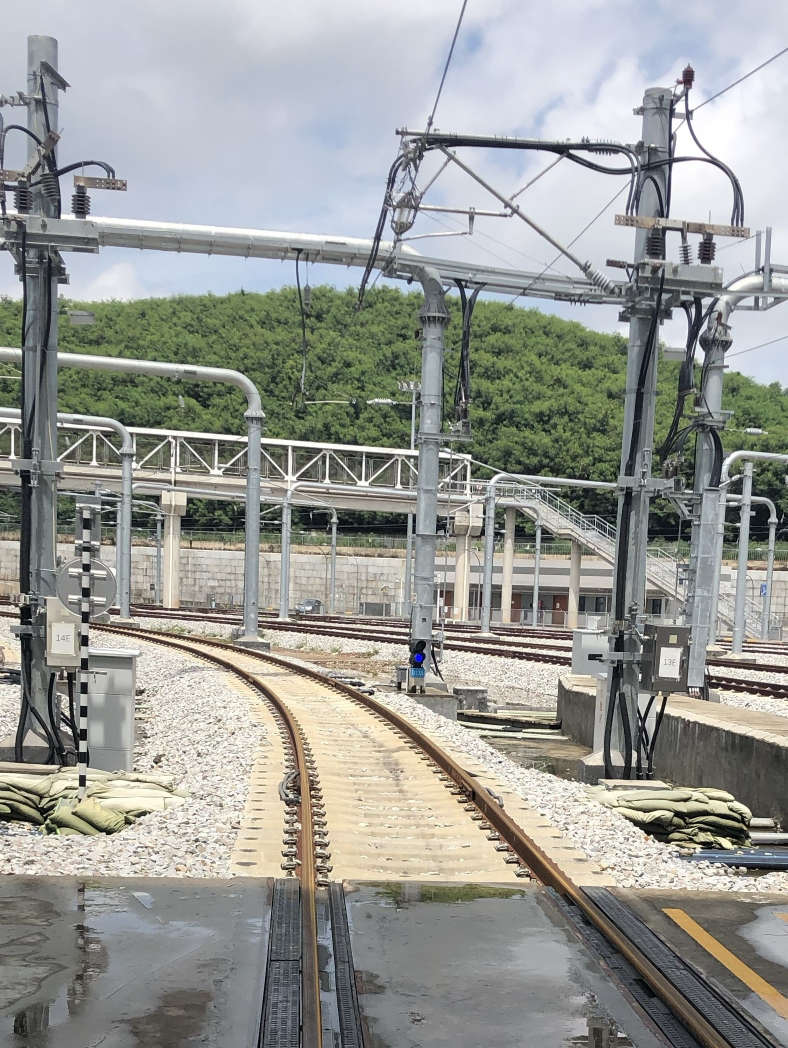
#> input picture images/rail_06.jpg, 1575 x 2096 px, found by its file name (shown at 1/2 size)
$ python canny_fast.py --input_dir images
#> lines starting #> are read from the running program, lines starting #| are printed output that depends on the picture
#| img.size (1575, 2096)
import scipy
import numpy
from PIL import Image
import math
from math import pi
import imageio
import cv2
import numpy as np
import argparse
import os
import sys
from matplotlib import pyplot as plt
import matplotlib.image as mpimg
from scipy import ndimage
from scipy.ndimage.filters import convolve
from scipy.special import softmax
import time
from time import gmtime, strftime

# [66 lines left out: functions fwrite, put_text_on_img, plot_and_save_func, not called in this run]

def gaussian_filter_gray(gray, sigma = 2.2):
#> called with sigma = 2.2
    print(f'call {sys._getframe().f_code.co_name}')

    gray_blur = ndimage.filters.gaussian_filter(gray, sigma)                           #gaussian low pass filter

    print(f'end of {sys._getframe().f_code.co_name}')

    return gray_blur

def sobel_filters(img):
    '''
    input:
        img: narray, blured image, 0~255
    output:
        Grad: narray, Grad, 0~255
        theta: [−π,π]
    '''
    print(f'call {sys._getframe().f_code.co_name}')
    Kx = np.array([[-1, 0, 1], [-2, 0, 2], [-1, 0, 1]], np.float32)
    Ky = np.array([[1, 2, 1], [0, 0, 0], [-1, -2, -1]], np.float32)

    Ix = ndimage.filters.convolve(img, Kx)
    Iy = ndimage.filters.convolve(img, Ky)

    Grad = np.hypot(Ix, Iy)
    Grad = Grad / Grad.max() * 255
    theta = np.arctan2(Iy, Ix).astype(np.float32) #[−π,π]
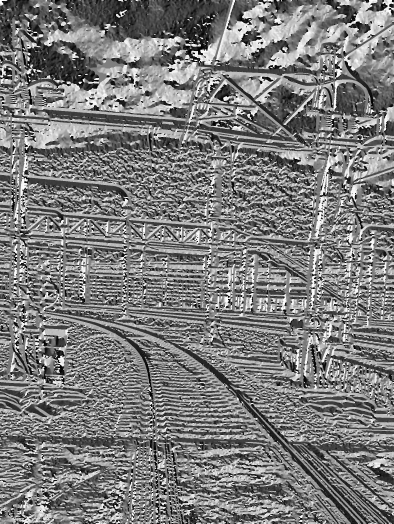
#> theta: shape (2096, 1575) float32 (shown at 1/4 size); min -3.14, max 3.14, mean -0.0875; drawn with min black and max white
    # angle = theta * 180. / np.pi
    # angle[angle < 0] += 180
    # return (Grad.astype(np.uint8), angle)
    print(f'end of {sys._getframe().f_code.co_name}')

    return (Grad.astype(np.uint8), theta)

def non_max_suppression(img, theta, debug = False):
    '''
    input:
        img: narray, Grad, 0~255
        theta: [−π,π]
    output:
        Z: narray, Grad after nms, 0~255
    '''
#> called with debug = True
    # [6 lines of commented-out code are left out]
    print(f'call {sys._getframe().f_code.co_name}')
    start = time.time()
    M, N = img.shape
    img = img.astype(np.uint8)
    Z = np.zeros((M,N), dtype=np.uint8)
    angle = theta * 180. / np.pi
    angle[angle < 0] += 180
    angle = angle.astype(np.float32)


    angle[(0 <= angle) * (angle< 22.5)] = 0
    angle[(157.5 <= angle) * (angle < 180)] = 0
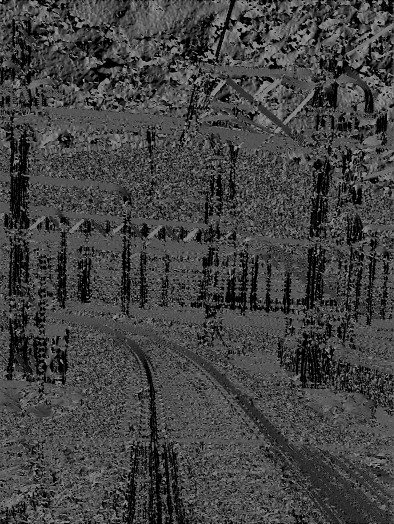
#> angle: shape (2096, 1575) float32 (shown at 1/4 size); min 0, max 180, mean 66.9
    angle[(22.5 <= angle) * (angle < 67.5)] = 45
    angle[(67.5 <= angle) * (angle < 112.5)] = 90
    angle[(112.5 <= angle) * (angle < 157.5)] = 135

    for i in range(1,M-1):
        for j in range(1,N-1):
            where = angle[i, j]
            try:
                if where == 0:
                    if (img[i, j] >= img[i, j - 1]) and (img[i, j] >= img[i, j + 1]):
                        Z[i,j] = img[i,j]
                elif where == 90:
                    if (img[i, j] >= img[i - 1, j]) and (img[i, j] >= img[i + 1, j]):
                        Z[i,j] = img[i,j]
                elif where == 135:
                    if (img[i, j] >= img[i - 1, j - 1]) and (img[i, j] >= img[i + 1, j + 1]):
                        Z[i,j] = img[i,j]
                elif where == 45:
                    if (img[i, j] >= img[i - 1, j + 1]) and (img[i, j] >= img[i + 1, j - 1]):
                        Z[i,j] = img[i,j]
            except IndexError as e:
                """ Todo: Deal with pixels at the image boundaries. """
                pass
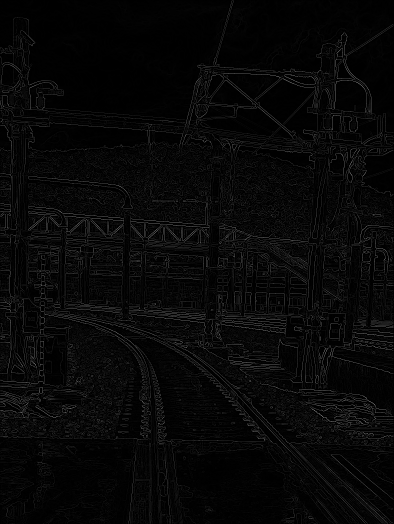
#> Z: shape (2096, 1575) (shown at 1/4 size); min 0, max 255, mean 7.3
    print(f'end of {sys._getframe().f_code.co_name}, costs {round(time.time()-start, 2)} s')
    return Z


def double_threshold(nms_grad, high_ratio = 0.15, low_ratio = 0.05 ):
    '''
    input:
        nms_grad: narray, 0~255
        high_ratio: high threshold ratio
        low_ratio: low threshold ratio
    output:
        strong_edge: narray, high threshold ~ 255
        weak_edge: narray, low threshold ~ high threshold
    '''
#> called with high_ratio = 0.15, low_ratio = 0.05
    print(f'call {sys._getframe().f_code.co_name}')
    start = time.time()

    # height, width = nms_grad.shape

    grad_peak = np.max(nms_grad)
#> grad_peak = 255
    high_thres = high_ratio*grad_peak
#> high_thres = 38.25
    low_thres = low_ratio*grad_peak
#> low_thres = 12.75

    # [10 lines of commented-out code are left out]

    strong_edge_mask = nms_grad>=high_thres
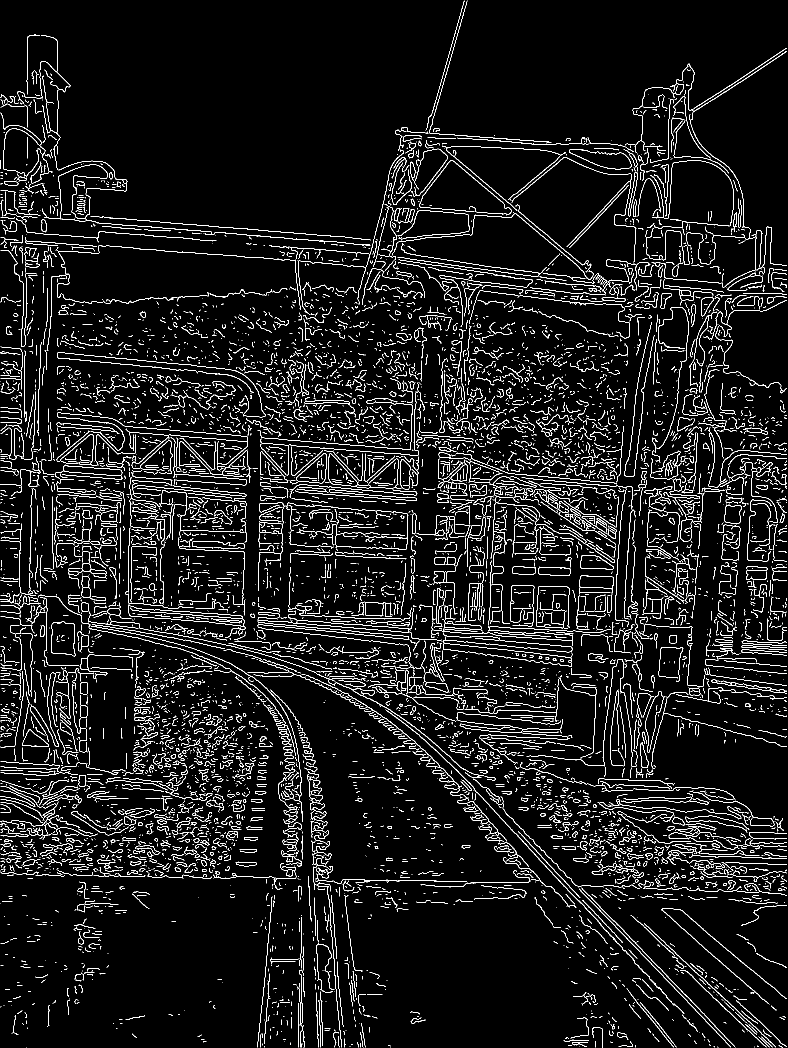
#> strong_edge_mask: shape (2096, 1575) bool (shown at 1/2 size); 6.5% white in thin lines or dots
    weak_edge_mask = (nms_grad>=low_thres)*(nms_grad<high_thres)
#> weak_edge_mask: shape (2096, 1575) bool; 5.5% white in thin lines or dots
    strong_edge = nms_grad*strong_edge_mask.copy()
    weak_edge = nms_grad*weak_edge_mask.copy()
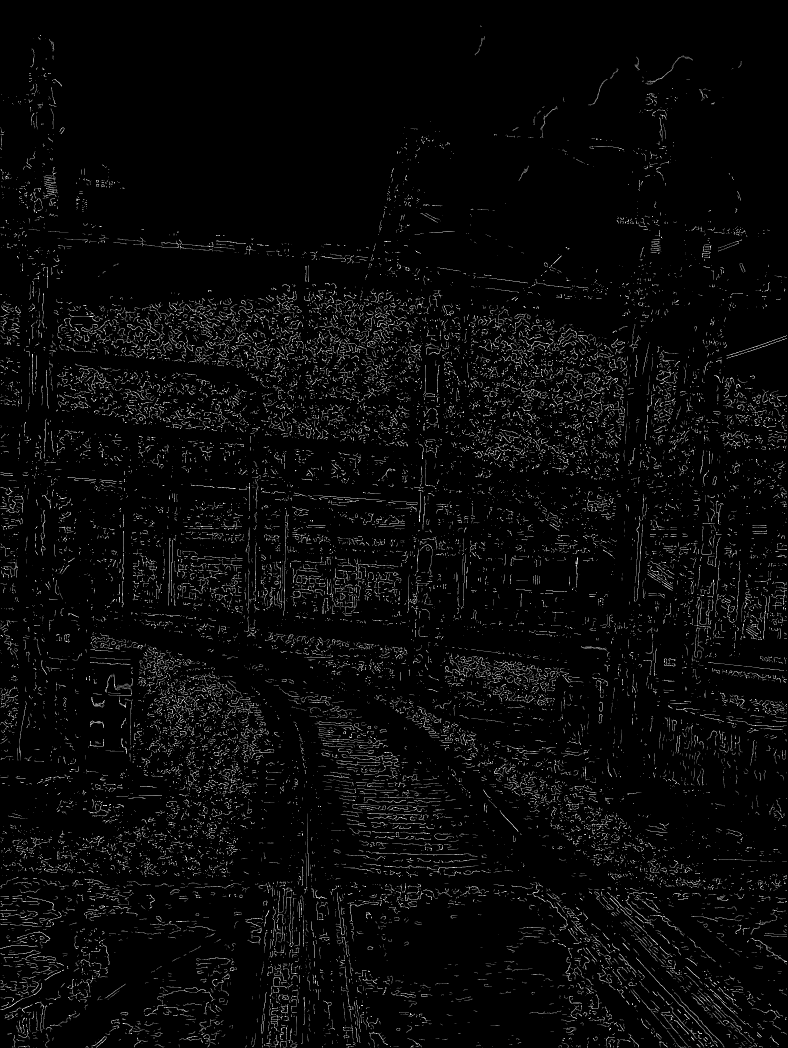
#> weak_edge: shape (2096, 1575) (shown at 1/2 size); min 0, max 38, mean 1.3; drawn with min black and max white

    print(f'end of {sys._getframe().f_code.co_name}, costs {round(time.time()-start, 2)} s')
    return strong_edge, weak_edge

# [60 lines left out: functions track_edge, open_alg_fun, not called in this run]


def main(args):
    img_filepath = args.img_filepath
    output_dir = args.output_dir

    if output_dir and not os.path.exists(output_dir):
        os.makedirs(output_dir)


    debug = True
    save_dist = False

    ##parameters
    sigma = 2.2
    # sigma = 5
    angle_std_thres = 70
    entropy_thres = 0.008

    plot_text = f'sigma:{sigma};std_thres{angle_std_thres};entropy_thres:{entropy_thres}'
    print(type(plot_text))

    res  = []
    mask_name = []
    # f = 'Lenna.png'
    f = img_filepath
    img_name = f.split('\\')[-1] if '\\' in f else f
    img_name_prefix = img_name.split('.')[0]

    img = Image.open(f).convert('L')                                          #grayscale
    print('img.size', img.size)
    sys.setrecursionlimit(img.size[0]*img.size[1]) ### set maximum recursion depth

    img = np.array(img, dtype = np.uint8)
    res.append(img.copy())
    if output_dir and save_dist:
        imageio.imwrite(os.path.join(output_dir, f'{img_name_prefix}_ori.jpg'), img)
    mask_name.append('ori')

    img_blur = gaussian_filter_gray(img.copy().astype(np.float32), sigma)                           #gaussian low pass filter

    sobel_grad, sobel_theta = sobel_filters(img_blur)
    res.append(sobel_grad.copy())
    res.append(sobel_theta.copy())
    if output_dir and save_dist:
        imageio.imwrite(os.path.join(output_dir, f'{img_name_prefix}_grad.jpg'), sobel_grad)
        imageio.imwrite(os.path.join(output_dir, f'{img_name_prefix}_angle.jpg'), sobel_theta)
    mask_name.append('grad')
    mask_name.append('angle')


    nms_grad = non_max_suppression(sobel_grad, sobel_theta.copy(), debug)
    res.append(nms_grad.copy())
    if output_dir and save_dist:
        imageio.imwrite(os.path.join(output_dir, f'{img_name_prefix}_nmsGrad.jpg'), nms_grad)
    mask_name.append('nmsGrad')


    strong_edge, weak_edge = double_threshold(nms_grad)
    res.append(weak_edge.copy())
    res.append(strong_edge.copy())
    if output_dir and save_dist:
        imageio.imwrite(os.path.join(output_dir, f'{img_name_prefix}_weakEdge.jpg'), weak_edge)
        imageio.imwrite(os.path.join(output_dir, f'{img_name_prefix}_strongEdge.jpg'), strong_edge)
    mask_name.append('weakEdge')
    mask_name.append('strongEdge')

#> (the run stopped early here; a loop or call above may not have finished)

$ run again, with images/0000000000000113.jpg copied over images/rail_06.jpg
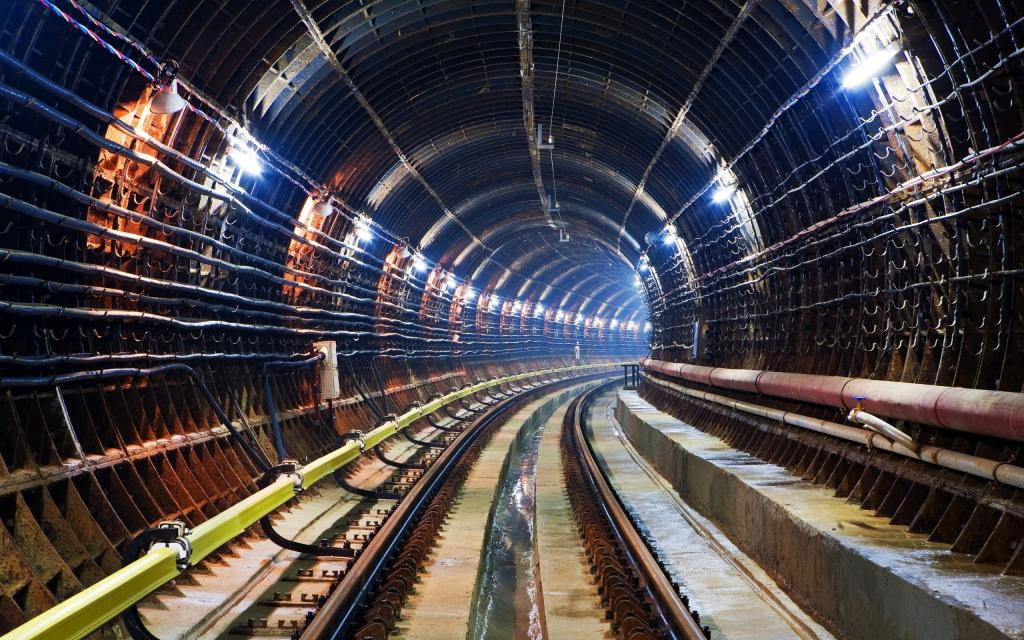
#> input picture images/0000000000000113.jpg, 1024 x 640 px, found by its file name
#| img.size (1024, 640)
#> after the loop in non_max_suppression, `for i in range(1,M-1):`:
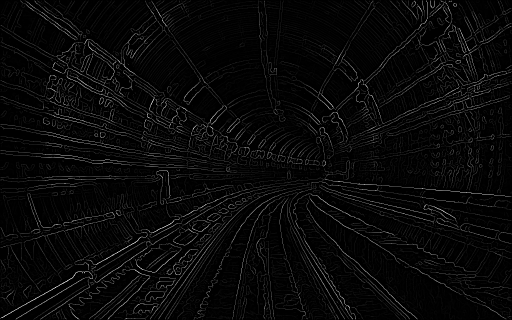
#> Z: shape (640, 1024) (shown at 1/2 size); min 0, max 255, mean 8.9
#> grad_peak = 255
#> high_thres = 38.25
#> low_thres = 12.75
#> strong_edge_mask: shape (640, 1024) bool; 8.1% white in thin lines or dots
#> weak_edge_mask: shape (640, 1024) bool; 6.2% white in thin lines or dots
#> in double_threshold, `weak_edge = nms_grad*weak_edge_mask.copy()`:
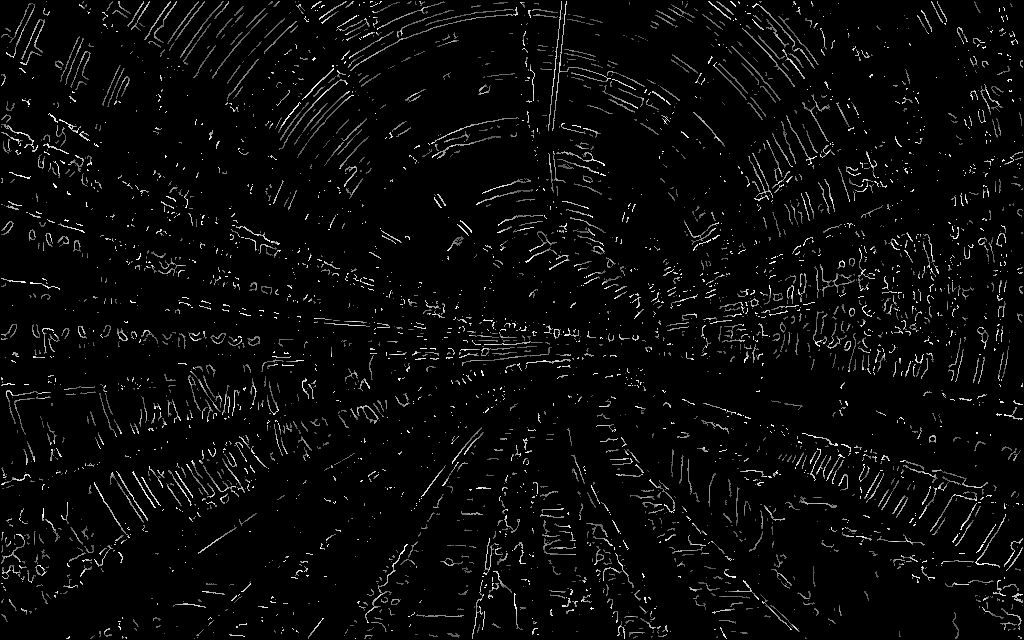
#> weak_edge: shape (640, 1024); min 0, max 38, mean 1.4; drawn with min black and max white
